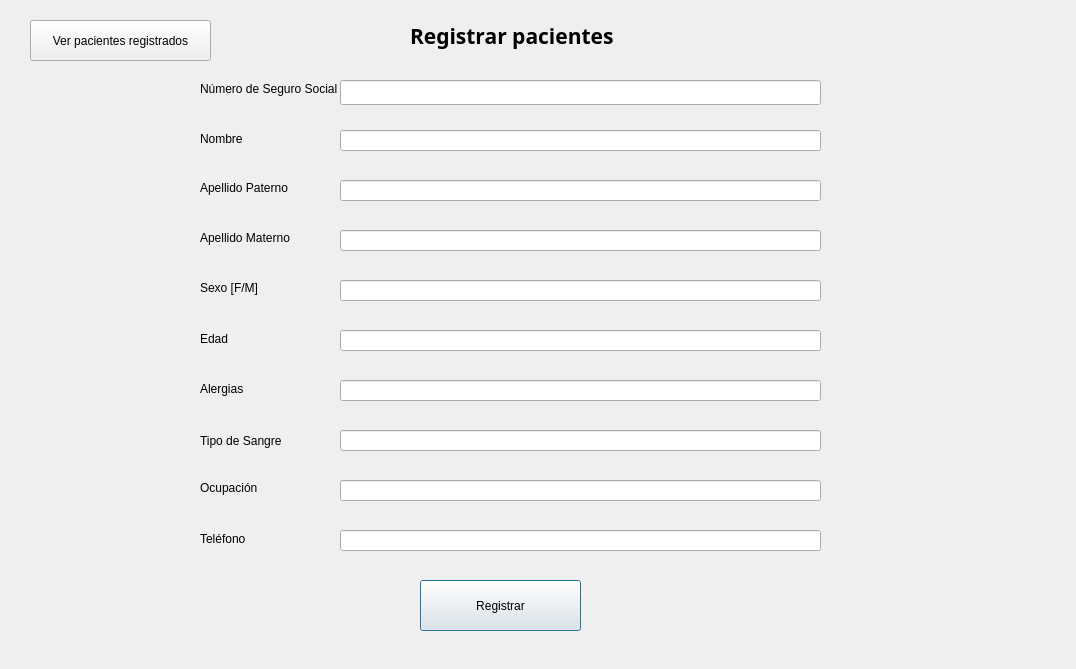
<?xml version="1.0" encoding="UTF-8"?>
<ui version="4.0">
 <class>registrar_offline</class>
 <widget class="QDialog" name="registrar_offline">
  <property name="geometry">
   <rect>
    <x>0</x>
    <y>0</y>
    <width>1076</width>
    <height>669</height>
   </rect>
  </property>
  <property name="windowTitle">
   <string>Dialog</string>
  </property>
  <widget class="QLineEdit" name="sexo">
   <property name="geometry">
    <rect>
     <x>340</x>
     <y>280</y>
     <width>481</width>
     <height>21</height>
    </rect>
   </property>
  </widget>
  <widget class="QLabel" name="label_7">
   <property name="geometry">
    <rect>
     <x>200</x>
     <y>380</y>
     <width>54</width>
     <height>17</height>
    </rect>
   </property>
   <property name="text">
    <string>Alergias</string>
   </property>
  </widget>
  <widget class="QLabel" name="label_11">
   <property name="geometry">
    <rect>
     <x>200</x>
     <y>80</y>
     <width>201</width>
     <height>17</height>
    </rect>
   </property>
   <property name="text">
    <string>Número de Seguro Social</string>
   </property>
  </widget>
  <widget class="QLineEdit" name="sangre">
   <property name="geometry">
    <rect>
     <x>340</x>
     <y>430</y>
     <width>481</width>
     <height>21</height>
    </rect>
   </property>
  </widget>
  <widget class="QLineEdit" name="nombre">
   <property name="geometry">
    <rect>
     <x>340</x>
     <y>130</y>
     <width>481</width>
     <height>21</height>
    </rect>
   </property>
  </widget>
  <widget class="QLineEdit" name="edad">
   <property name="geometry">
    <rect>
     <x>340</x>
     <y>330</y>
     <width>481</width>
     <height>21</height>
    </rect>
   </property>
  </widget>
  <widget class="QLabel" name="label_8">
   <property name="geometry">
    <rect>
     <x>200</x>
     <y>280</y>
     <width>71</width>
     <height>16</height>
    </rect>
   </property>
   <property name="text">
    <string>Sexo [F/M]</string>
   </property>
  </widget>
  <widget class="QLineEdit" name="ocupacion">
   <property name="geometry">
    <rect>
     <x>340</x>
     <y>480</y>
     <width>481</width>
     <height>21</height>
    </rect>
   </property>
  </widget>
  <widget class="QLabel" name="label_10">
   <property name="geometry">
    <rect>
     <x>200</x>
     <y>530</y>
     <width>211</width>
     <height>17</height>
    </rect>
   </property>
   <property name="text">
    <string>Teléfono</string>
   </property>
  </widget>
  <widget class="QLabel" name="label">
   <property name="geometry">
    <rect>
     <x>410</x>
     <y>10</y>
     <width>251</width>
     <height>51</height>
    </rect>
   </property>
   <property name="font">
    <font>
     <family>Source Code Pro</family>
     <pointsize>16</pointsize>
     <weight>75</weight>
     <bold>true</bold>
    </font>
   </property>
   <property name="text">
    <string>Registrar pacientes</string>
   </property>
  </widget>
  <widget class="QLabel" name="label_3">
   <property name="geometry">
    <rect>
     <x>200</x>
     <y>180</y>
     <width>121</width>
     <height>16</height>
    </rect>
   </property>
   <property name="text">
    <string>Apellido Paterno</string>
   </property>
  </widget>
  <widget class="QLabel" name="label_6">
   <property name="geometry">
    <rect>
     <x>200</x>
     <y>430</y>
     <width>151</width>
     <height>21</height>
    </rect>
   </property>
   <property name="text">
    <string>Tipo de Sangre</string>
   </property>
  </widget>
  <widget class="QLabel" name="label_5">
   <property name="geometry">
    <rect>
     <x>200</x>
     <y>330</y>
     <width>54</width>
     <height>17</height>
    </rect>
   </property>
   <property name="text">
    <string>Edad</string>
   </property>
  </widget>
  <widget class="QLineEdit" name="apellm">
   <property name="geometry">
    <rect>
     <x>340</x>
     <y>230</y>
     <width>481</width>
     <height>21</height>
    </rect>
   </property>
  </widget>
  <widget class="QLineEdit" name="nss">
   <property name="geometry">
    <rect>
     <x>340</x>
     <y>80</y>
     <width>481</width>
     <height>25</height>
    </rect>
   </property>
  </widget>
  <widget class="QLineEdit" name="apellp">
   <property name="geometry">
    <rect>
     <x>340</x>
     <y>180</y>
     <width>481</width>
     <height>21</height>
    </rect>
   </property>
  </widget>
  <widget class="QPushButton" name="pushButton">
   <property name="geometry">
    <rect>
     <x>420</x>
     <y>580</y>
     <width>161</width>
     <height>51</height>
    </rect>
   </property>
   <property name="text">
    <string>Registrar</string>
   </property>
  </widget>
  <widget class="QLineEdit" name="alergias">
   <property name="geometry">
    <rect>
     <x>340</x>
     <y>380</y>
     <width>481</width>
     <height>21</height>
    </rect>
   </property>
  </widget>
  <widget class="QLabel" name="label_2">
   <property name="geometry">
    <rect>
     <x>200</x>
     <y>130</y>
     <width>54</width>
     <height>17</height>
    </rect>
   </property>
   <property name="text">
    <string>Nombre</string>
   </property>
  </widget>
  <widget class="QLineEdit" name="telefono">
   <property name="geometry">
    <rect>
     <x>340</x>
     <y>530</y>
     <width>481</width>
     <height>21</height>
    </rect>
   </property>
  </widget>
  <widget class="QPushButton" name="pushButton_2">
   <property name="geometry">
    <rect>
     <x>30</x>
     <y>20</y>
     <width>181</width>
     <height>41</height>
    </rect>
   </property>
   <property name="text">
    <string>Ver pacientes registrados</string>
   </property>
  </widget>
  <widget class="QLabel" name="label_9">
   <property name="geometry">
    <rect>
     <x>200</x>
     <y>480</y>
     <width>101</width>
     <height>16</height>
    </rect>
   </property>
   <property name="text">
    <string>Ocupación</string>
   </property>
  </widget>
  <widget class="QLabel" name="label_4">
   <property name="geometry">
    <rect>
     <x>200</x>
     <y>230</y>
     <width>151</width>
     <height>16</height>
    </rect>
   </property>
   <property name="text">
    <string>Apellido Materno</string>
   </property>
  </widget>
 </widget>
 <resources/>
 <connections/>
</ui>
